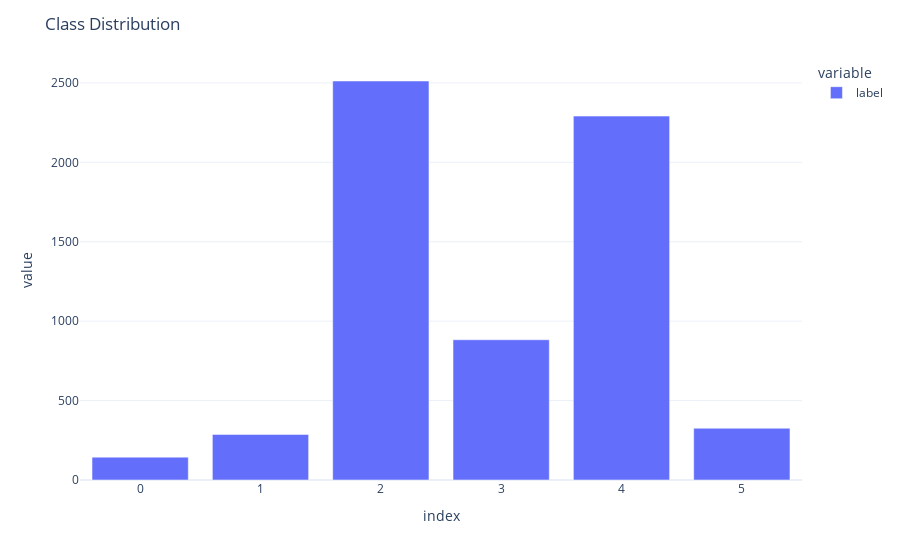

The notebook cell this image was saved under:
### Code cell
# Check for imbalance datasets
class_counts = df['label'].value_counts()
print("Class Counts:")
print(class_counts)

# Visualize Imbalanced dataset.

class_distribution = px.bar(df['label'].value_counts(ascending=True), template='plotly_white')
class_distribution.update_layout(title_text=f"Class Distribution")
class_distribution.show()

### Figure 1 — Plotly figure (JSON) as saved in the notebook; plotly's stock layout.template omitted (floating-point values rounded to 4 significant figures)
{"data": [{"alignmentgroup": "True", "hovertemplate": "variable=label<br>index=%{x}<br>value=%{y}<extra></extra>", "legendgroup": "label", "marker": {"color": "#636efa", "pattern": {"shape": ""}}, "name": "label", "offsetgroup": "label", "orientation": "v", "showlegend": true, "textposition": "auto", "type": "bar", "x": [0, 1, 5, 3, 4, 2], "xaxis": "x", "y": [144, 287, 326, 883, 2291, 2512], "yaxis": "y"}], "layout": {"barmode": "relative", "legend": {"title": {"text": "variable"}, "tracegroupgap": 0}, "margin": {"t": 60}, "title": {"text": "Class Distribution"}, "xaxis": {"anchor": "y", "domain": [0, 1], "title": {"text": "index"}}, "yaxis": {"anchor": "x", "domain": [0, 1], "title": {"text": "value"}}}}
